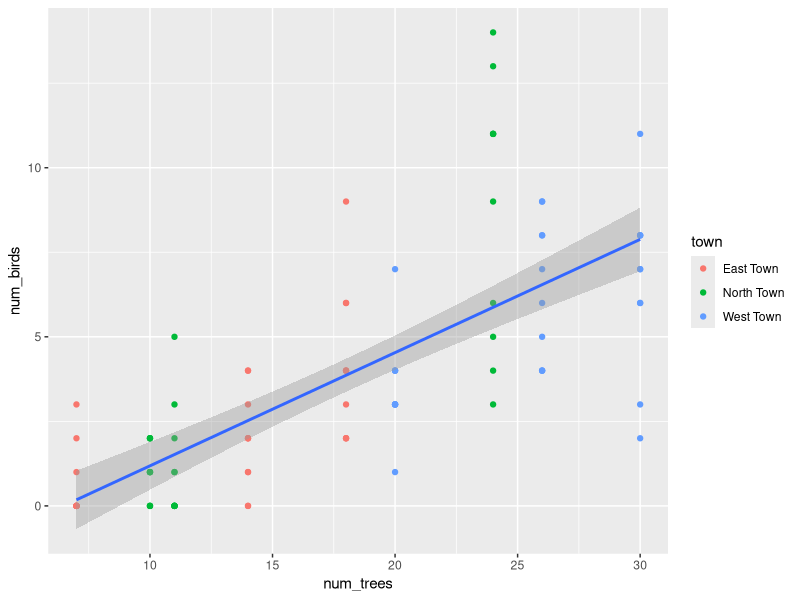
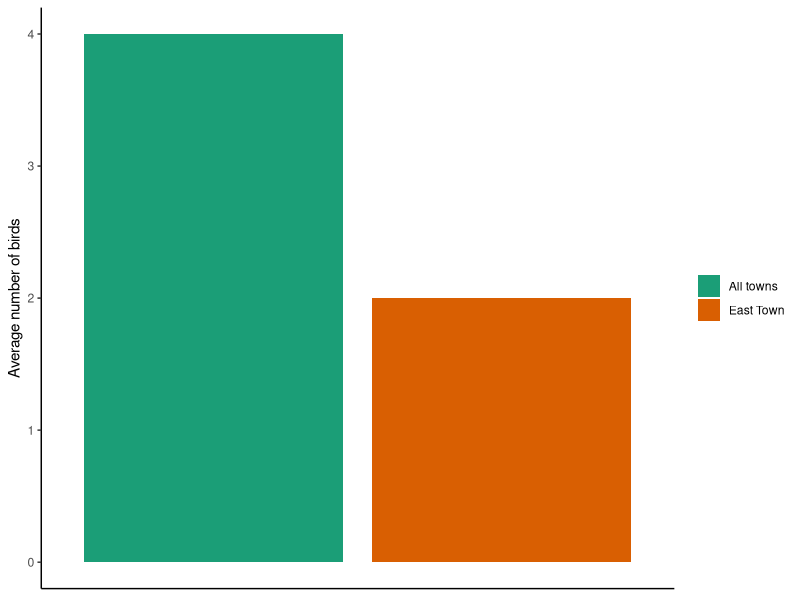
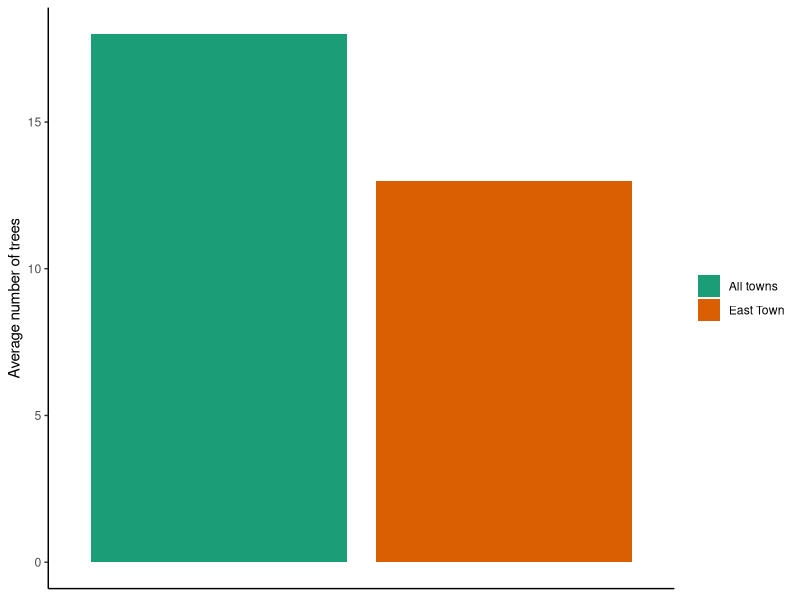
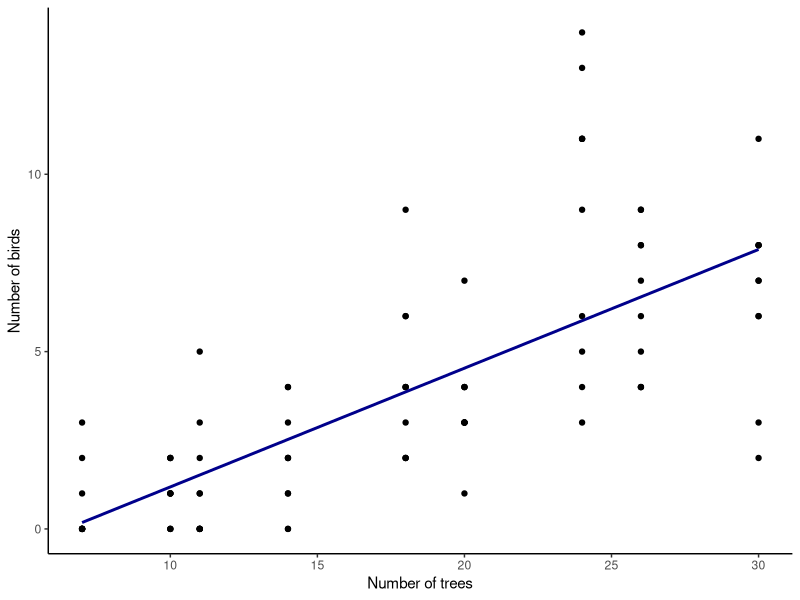

Here is the R script that generated these plots, in order: (Note: this script raises an error after producing the figures.)
# Template script for c4bi
# Authors' names
# Description of the script - This script will populate objects
# into the global environment that are called from the `template_rmd.Rmd`
# to produce individual reports for the sample dataset, `PlantGrowth` (built into R).


# SECTION 1: Load packages and data ----------

# Load packages
library(dplyr)
library(ggplot2)
library(rmarkdown)

# Load data
set.seed(123)

park_A <- cbind(rep("North Town", 10), rep("Beetle", 10), 1:10, rep(24, 10), rnbinom(10, 25, .75))
park_B <- cbind(rep("North Town", 10), rep("Butterfly", 10), 1:10, rep(10, 10), rnbinom(10, 5, .8))
park_C <- cbind(rep("East Town", 10), rep("Grasshopper", 10), 1:10, rep(18, 10), rnbinom(10, 12, .77))
park_D <- cbind(rep("East Town", 10), rep("Bee", 10), 1:10, rep(14, 10), rnbinom(10, 9, .79))
park_E <- cbind(rep("West Town", 10), rep("Wasp", 10), 1:10, rep(20, 10), rnbinom(10, 12, .77))
park_F <- cbind(rep("East Town", 10), rep("Ant", 10), 1:10, rep(7, 10), rnbinom(10, 4, .9))
park_G <- cbind(rep("West Town", 10), rep("Dragonfly", 10), 1:10, rep(26, 10), rnbinom(10, 20, .75))
park_H <- cbind(rep("North Town", 10), rep("Damselfly", 10), 1:10, rep(11, 10), rnbinom(10, 4, .82))
park_I <- cbind(rep("West Town", 10), rep("Mantis", 10), 1:10, rep(30, 10), rnbinom(10, 27, .8))

park <- as.data.frame(rbind(park_A,
                            park_B,
                            park_C,
                            park_D,
                            park_E,
                            park_F,
                            park_G,
                            park_H,
                            park_I))

names(park)[1] <- "town"
names(park)[2] <- "park"
names(park)[3] <- "day"
names(park)[4] <- "num_trees"
names(park)[5] <- "num_birds"
park$num_birds <- as.numeric(as.character(park$num_birds))
park$num_trees <- as.numeric(as.character(park$num_trees))
park$town <- as.character(park$town)

town <- park

ggplot(park, aes(x = num_trees, y = num_birds)) +
  geom_point(aes(color = town)) +
  geom_smooth(method = "lm")


# SECTION 2: Create objects or lists of some plots to be used in the reports. ----------
# Prep data.
town_sum <- park %>%
  group_by(town) %>%
  summarize(mean_birds = mean(num_birds),
            mean_trees = mean(num_trees))

mean_birds_all <- c("All towns", mean(park$num_birds), NA)
mean_trees_all <- c("All towns", NA, mean(park$num_trees))

bird_sum <- rbind(town_sum, mean_birds_all) %>%
  select(-mean_trees)
tree_sum <- rbind(town_sum, mean_trees_all) %>%
  select(-mean_birds)

# Try out some exploratory plots to see how they look.
# Here, we are calling the data from a subset - a single focal town and the average across all towns.
ggplot(bird_sum[c(1, length(bird_sum$town)),], aes(x = town, y = round(as.numeric(mean_birds), digits = 0))) +
  geom_bar(stat = "identity", aes(fill = town)) +
  labs(y = "Average number of birds") +
  theme_classic() +
  theme(axis.ticks.x = element_blank(),
        axis.text.x = element_blank(),
        axis.title.x = element_blank(),
        legend.title = element_blank()) +
  scale_fill_brewer(palette = "Dark2")

ggplot(data = tree_sum[c(1, length(tree_sum$town)),], aes(x = town, y = round(as.numeric(mean_trees), digits = 0))) +
  geom_bar(stat = "identity", aes(fill = town)) +
  labs(y = "Average number of trees") +
  theme_classic() +
  theme(axis.ticks.x = element_blank(),
        axis.text.x = element_blank(),
        axis.title.x = element_blank(),
        legend.title = element_blank()) +
  scale_fill_brewer(palette = "Dark2")

ggplot(data = park, aes(x = num_trees, y = num_birds)) +
  geom_point() +
  geom_smooth(method = "lm", se = FALSE, color = "blue4") +
  labs(x = "Number of trees",
       y = "Number of birds") +
  theme_classic()

# Name objects to be called in RMarkdown.

report_name <- factor(c("East Town","North Town","West Town"))

# SECTION 3: Run a "for loop" that will cycle through the datasets to create individualized reports  ----------

i = 1
samp <- length(report_name)

for (i in 1:samp) { # The 'for loop' should be run as many times as there are farms.
  report <- report_name[i]

  bird_plot <- ggplot(bird_sum[c(i, length(bird_sum$town)),], aes(x = town, y = round(as.numeric(mean_birds), digits = 0))) +
    geom_bar(stat = "identity", aes(fill = town)) +
    labs(y = "Average number of birds") +
    theme_classic() +
    theme(axis.ticks.x = element_blank(),
          axis.text.x = element_blank(),
          axis.title.x = element_blank(),
          legend.title = element_blank(),
          axis.text.y = element_text(color = "grey20", size = 12, angle = 0, hjust = .5, vjust = .5, face = "plain"),
          axis.title = element_text(size = 13.6),
          legend.text = element_text(size = 13)) +
    scale_fill_brewer(palette = "Dark2")

  tree_plot <- ggplot(tree_sum[c(i, length(tree_sum$town)),], aes(x = town, y = round(as.numeric(mean_trees), digits = 0))) +
    geom_bar(stat = "identity", aes(fill = town)) +
    labs(y = "Average number of trees") +
    theme_classic() +
    theme(axis.ticks.x = element_blank(),
          axis.text.x = element_blank(),
          axis.title.x = element_blank(),
          legend.title = element_blank(),
          axis.text.y = element_text(color = "grey20", size = 12, angle = 0, hjust = .5, vjust = .5, face = "plain"),
          axis.title = element_text(size = 13.6),
          legend.text = element_text(size = 13)) +
    scale_fill_brewer(palette = "Dark2")

  birds_by_trees <- ggplot(data = park, aes(x = num_trees, y = num_birds)) +
    geom_point() +
    geom_smooth(method = "lm", se = FALSE, color = "blue4") +
    labs(x = "Number of trees",
         y = "Number of birds") +
    theme_classic() +
    theme(axis.text = element_text(size = 13.5),
          axis.title = element_text(size = 13.5))

  render("analysis/template_reports/template_rmd.Rmd", output_file = paste0('template_report_', report_name[i], ".html"), "html_document") # This line executes each farm's .html report by calling the "child" .rmd file.
  # NOTE: The .rmd should be located in the same workspace directory as this R script.
  # ANOTHER NOTE: The .html files will be located in the same workspace directory as this R script.
}
